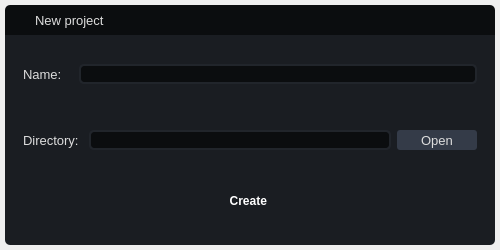
<?xml version="1.0" encoding="UTF-8"?>
<ui version="4.0">
 <class>NewProjectWindow</class>
 <widget class="QMainWindow" name="NewProjectWindow">
  <property name="geometry">
   <rect>
    <x>0</x>
    <y>0</y>
    <width>500</width>
    <height>250</height>
   </rect>
  </property>
  <property name="minimumSize">
   <size>
    <width>500</width>
    <height>250</height>
   </size>
  </property>
  <property name="maximumSize">
   <size>
    <width>500</width>
    <height>250</height>
   </size>
  </property>
  <property name="windowTitle">
   <string>MainWindow</string>
  </property>
  <property name="styleSheet">
   <string notr="true">*{
	font-family:&quot;Segoe UI&quot;;
	background-repeat: none;
	background-position: center;
	color: rgb(221, 221, 221);
}

#container_app{
	border-radius: 5px;
}

#header_content{
	background-color: rgb(11, 13, 15);
	
}
#header_content QPushButton{
	background-color: transparent;
	border-radius: 5px;
}
/*	Propriedades que se aplicam aos botões , que aplicam um efeito de hover quando o mouse é passado por eles*/
#header_content QPushButton:hover{
	background-color: red;
}
#body_content{
	background-color:rgb(26, 29, 34);
}
QLineEdit {
	background-color: rgb(11, 13, 15);
	border-radius: 5px;
	border: 2px solid rgb(33, 37, 43);
	padding-left: 5px;
	selection-color: rgb(255, 255, 255);
	selection-background-color:  #55afcf;
}
#label_LocalProject{
	background-color: rgb(11, 13, 15);
	border-radius: 5px;
	border: 2px solid rgb(33, 37, 43);
	padding-left: 5px;
	selection-color: rgb(255, 255, 255);
	selection-background-color: rgb(255, 121, 198);
}
QLineEdit:hover {
	border: 2px solid rgb(64, 71, 88);
}
QLineEdit:focus {
	border: 2px solid rgb(91, 101, 124);
}
</string>
  </property>
  <widget class="QWidget" name="centralwidget">
   <property name="styleSheet">
    <string notr="true"/>
   </property>
   <layout class="QVBoxLayout" name="verticalLayout">
    <property name="spacing">
     <number>0</number>
    </property>
    <property name="leftMargin">
     <number>5</number>
    </property>
    <property name="topMargin">
     <number>5</number>
    </property>
    <property name="rightMargin">
     <number>5</number>
    </property>
    <property name="bottomMargin">
     <number>5</number>
    </property>
    <item>
     <widget class="QFrame" name="container_app">
      <property name="frameShape">
       <enum>QFrame::StyledPanel</enum>
      </property>
      <property name="frameShadow">
       <enum>QFrame::Raised</enum>
      </property>
      <layout class="QVBoxLayout" name="verticalLayout_5">
       <property name="spacing">
        <number>0</number>
       </property>
       <property name="leftMargin">
        <number>0</number>
       </property>
       <property name="topMargin">
        <number>0</number>
       </property>
       <property name="rightMargin">
        <number>0</number>
       </property>
       <property name="bottomMargin">
        <number>0</number>
       </property>
       <item>
        <widget class="QFrame" name="header_content">
         <property name="minimumSize">
          <size>
           <width>0</width>
           <height>30</height>
          </size>
         </property>
         <property name="maximumSize">
          <size>
           <width>16777215</width>
           <height>30</height>
          </size>
         </property>
         <property name="styleSheet">
          <string notr="true">border-top-left-radius: 5px;
border-top-right-radius: 5px;</string>
         </property>
         <property name="frameShape">
          <enum>QFrame::StyledPanel</enum>
         </property>
         <property name="frameShadow">
          <enum>QFrame::Raised</enum>
         </property>
         <layout class="QHBoxLayout" name="horizontalLayout">
          <property name="spacing">
           <number>0</number>
          </property>
          <property name="leftMargin">
           <number>0</number>
          </property>
          <property name="topMargin">
           <number>0</number>
          </property>
          <property name="rightMargin">
           <number>0</number>
          </property>
          <property name="bottomMargin">
           <number>0</number>
          </property>
          <item>
           <widget class="QFrame" name="frame_3">
            <property name="minimumSize">
             <size>
              <width>30</width>
              <height>30</height>
             </size>
            </property>
            <property name="maximumSize">
             <size>
              <width>30</width>
              <height>30</height>
             </size>
            </property>
            <property name="styleSheet">
             <string notr="true">background-image: url(:/images/images/logo_25x25.png);</string>
            </property>
            <property name="frameShape">
             <enum>QFrame::StyledPanel</enum>
            </property>
            <property name="frameShadow">
             <enum>QFrame::Raised</enum>
            </property>
           </widget>
          </item>
          <item alignment="Qt::AlignLeft">
           <widget class="QFrame" name="frame_2">
            <property name="font">
             <font>
              <family>Segoe UI</family>
              <pointsize>11</pointsize>
             </font>
            </property>
            <property name="frameShape">
             <enum>QFrame::StyledPanel</enum>
            </property>
            <property name="frameShadow">
             <enum>QFrame::Raised</enum>
            </property>
            <layout class="QVBoxLayout" name="verticalLayout_2">
             <property name="spacing">
              <number>0</number>
             </property>
             <property name="leftMargin">
              <number>0</number>
             </property>
             <property name="topMargin">
              <number>0</number>
             </property>
             <property name="rightMargin">
              <number>0</number>
             </property>
             <property name="bottomMargin">
              <number>0</number>
             </property>
             <item alignment="Qt::AlignHCenter">
              <widget class="QLabel" name="label">
               <property name="font">
                <font>
                 <family>Segoe UI</family>
                 <pointsize>10</pointsize>
                 <italic>false</italic>
                 <bold>false</bold>
                </font>
               </property>
               <property name="styleSheet">
                <string notr="true">font: 10pt &quot;Segoe UI&quot;;</string>
               </property>
               <property name="text">
                <string>New project</string>
               </property>
              </widget>
             </item>
            </layout>
           </widget>
          </item>
          <item>
           <widget class="QFrame" name="frame">
            <property name="minimumSize">
             <size>
              <width>25</width>
              <height>25</height>
             </size>
            </property>
            <property name="maximumSize">
             <size>
              <width>25</width>
              <height>25</height>
             </size>
            </property>
            <property name="styleSheet">
             <string notr="true"/>
            </property>
            <property name="frameShape">
             <enum>QFrame::StyledPanel</enum>
            </property>
            <property name="frameShadow">
             <enum>QFrame::Raised</enum>
            </property>
            <layout class="QHBoxLayout" name="horizontalLayout_4">
             <property name="spacing">
              <number>0</number>
             </property>
             <property name="leftMargin">
              <number>0</number>
             </property>
             <property name="topMargin">
              <number>0</number>
             </property>
             <property name="rightMargin">
              <number>0</number>
             </property>
             <property name="bottomMargin">
              <number>0</number>
             </property>
             <item>
              <widget class="QPushButton" name="btn_Close">
               <property name="minimumSize">
                <size>
                 <width>25</width>
                 <height>25</height>
                </size>
               </property>
               <property name="maximumSize">
                <size>
                 <width>25</width>
                 <height>25</height>
                </size>
               </property>
               <property name="styleSheet">
                <string notr="true">background-image: url(:/icones/icons/icon_close.png);</string>
               </property>
               <property name="text">
                <string/>
               </property>
               <property name="icon">
                <iconset resource="../../resources.qrc">
                 <normaloff>:/icons/icons/icon_close.png</normaloff>:/icons/icons/icon_close.png</iconset>
               </property>
              </widget>
             </item>
            </layout>
           </widget>
          </item>
         </layout>
        </widget>
       </item>
       <item>
        <widget class="QFrame" name="body_content">
         <property name="styleSheet">
          <string notr="true">border-bottom-left-radius: 5px;
border-bottom-right-radius: 5px;</string>
         </property>
         <property name="frameShape">
          <enum>QFrame::StyledPanel</enum>
         </property>
         <property name="frameShadow">
          <enum>QFrame::Raised</enum>
         </property>
         <layout class="QVBoxLayout" name="verticalLayout_3">
          <item>
           <widget class="QFrame" name="frame_nome">
            <property name="minimumSize">
             <size>
              <width>0</width>
              <height>40</height>
             </size>
            </property>
            <property name="maximumSize">
             <size>
              <width>16777215</width>
              <height>40</height>
             </size>
            </property>
            <property name="frameShape">
             <enum>QFrame::StyledPanel</enum>
            </property>
            <property name="frameShadow">
             <enum>QFrame::Raised</enum>
            </property>
            <layout class="QHBoxLayout" name="horizontalLayout_2">
             <property name="topMargin">
              <number>0</number>
             </property>
             <item alignment="Qt::AlignLeft">
              <widget class="QLabel" name="label_2">
               <property name="minimumSize">
                <size>
                 <width>50</width>
                 <height>0</height>
                </size>
               </property>
               <property name="maximumSize">
                <size>
                 <width>50</width>
                 <height>16777215</height>
                </size>
               </property>
               <property name="font">
                <font>
                 <family>Segoe UI</family>
                 <pointsize>10</pointsize>
                </font>
               </property>
               <property name="styleSheet">
                <string notr="true"/>
               </property>
               <property name="text">
                <string>Name:</string>
               </property>
              </widget>
             </item>
             <item>
              <widget class="QLineEdit" name="lineEdit_NameProject">
               <property name="text">
                <string/>
               </property>
              </widget>
             </item>
            </layout>
           </widget>
          </item>
          <item>
           <widget class="QFrame" name="frame_local_projeto">
            <property name="minimumSize">
             <size>
              <width>0</width>
              <height>40</height>
             </size>
            </property>
            <property name="maximumSize">
             <size>
              <width>16777215</width>
              <height>40</height>
             </size>
            </property>
            <property name="frameShape">
             <enum>QFrame::StyledPanel</enum>
            </property>
            <property name="frameShadow">
             <enum>QFrame::Raised</enum>
            </property>
            <layout class="QHBoxLayout" name="horizontalLayout_3">
             <item>
              <widget class="QLabel" name="label_3">
               <property name="minimumSize">
                <size>
                 <width>60</width>
                 <height>0</height>
                </size>
               </property>
               <property name="maximumSize">
                <size>
                 <width>60</width>
                 <height>16777215</height>
                </size>
               </property>
               <property name="font">
                <font>
                 <family>Segoe UI</family>
                 <pointsize>10</pointsize>
                </font>
               </property>
               <property name="text">
                <string>Directory:</string>
               </property>
              </widget>
             </item>
             <item>
              <widget class="QLineEdit" name="lineEdit_LocalProject"/>
             </item>
             <item>
              <widget class="QPushButton" name="btn_LocalSaveProject">
               <property name="minimumSize">
                <size>
                 <width>80</width>
                 <height>20</height>
                </size>
               </property>
               <property name="maximumSize">
                <size>
                 <width>90</width>
                 <height>20</height>
                </size>
               </property>
               <property name="font">
                <font>
                 <family>Segoe UI</family>
                 <pointsize>10</pointsize>
                 <italic>false</italic>
                 <bold>false</bold>
                </font>
               </property>
               <property name="styleSheet">
                <string notr="true">QPushButton{
	background-color: rgb(52, 59, 72);
	border: none;
	border-radius: 3px;
	background-position: left;
	font: 10pt &quot;Segoe UI&quot;;

}
QPushButton:hover{
	background-color: rgba(255,255,255,0.1);
}

QPushButton:pressed{
	background-color: 2828c5;
	color: rgb(255, 255, 255);
	border: 1px solid, rgba(0,0,0,0.1);
}</string>
               </property>
               <property name="text">
                <string>Open</string>
               </property>
               <property name="icon">
                <iconset resource="../../resources.qrc">
                 <normaloff>:/icons/icons/cil-folder-open.png</normaloff>:/icons/icons/cil-folder-open.png</iconset>
               </property>
              </widget>
             </item>
            </layout>
           </widget>
          </item>
          <item>
           <widget class="QFrame" name="frame_5">
            <property name="minimumSize">
             <size>
              <width>0</width>
              <height>40</height>
             </size>
            </property>
            <property name="maximumSize">
             <size>
              <width>16777215</width>
              <height>40</height>
             </size>
            </property>
            <property name="frameShape">
             <enum>QFrame::StyledPanel</enum>
            </property>
            <property name="frameShadow">
             <enum>QFrame::Raised</enum>
            </property>
            <layout class="QVBoxLayout" name="verticalLayout_4">
             <property name="spacing">
              <number>0</number>
             </property>
             <property name="leftMargin">
              <number>0</number>
             </property>
             <property name="topMargin">
              <number>0</number>
             </property>
             <property name="rightMargin">
              <number>0</number>
             </property>
             <property name="bottomMargin">
              <number>0</number>
             </property>
             <item alignment="Qt::AlignHCenter|Qt::AlignVCenter">
              <widget class="QPushButton" name="btn_CreateProject">
               <property name="minimumSize">
                <size>
                 <width>100</width>
                 <height>30</height>
                </size>
               </property>
               <property name="maximumSize">
                <size>
                 <width>100</width>
                 <height>30</height>
                </size>
               </property>
               <property name="styleSheet">
                <string notr="true">QPushButton{
border: none; /* Remove as bordas */
background: qlineargradient(spread:pad, x1:0, y1:0, x2:1, y2:1, 
                                stop:0 #B3D2F2, stop:1 #4E60FF); /* Gradiente de cor de fundo */
color: white; /* Cor do texto do botão */
padding: 5px; /* Espaçamento interno do botão */
border-radius: 5px; /* Bordas arredondadas (opcional) */
font-weight: bold;
}

QPushButton:hover {
    background: qlineargradient(spread:pad, x1:0, y1:0, x2:1, y2:1, 
                                stop:0 #FFBD33, stop:1 #FF5733); /* Gradiente ao passar o mouse */
}

QPushButton:pressed{
	background-color: 2828c5;
	color: rgb(255, 255, 255);
	border: 1px solid, rgba(0,0,0,0.1);
}</string>
               </property>
               <property name="text">
                <string>Create </string>
               </property>
              </widget>
             </item>
            </layout>
           </widget>
          </item>
         </layout>
        </widget>
       </item>
      </layout>
     </widget>
    </item>
   </layout>
  </widget>
 </widget>
 <resources>
  <include location="../../resources.qrc"/>
 </resources>
 <connections/>
</ui>
